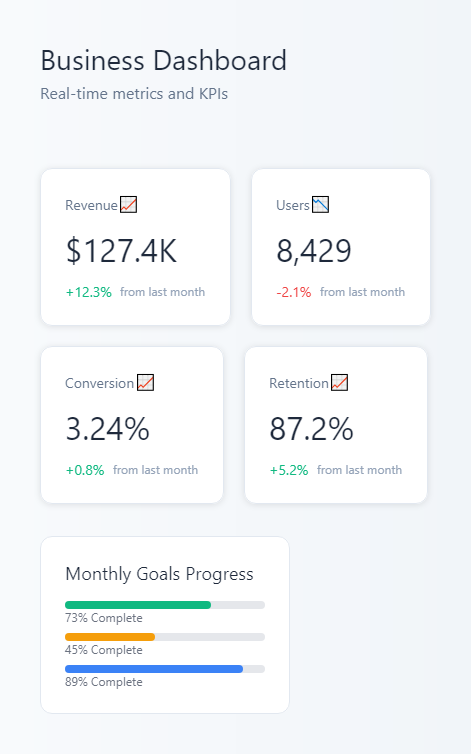

This figure's Python source:
"""
PicTex Example: Business Dashboard Metrics Card
Perfect for: KPI dashboards, business reports, analytics visualization
"""

from pictex import *

# Metric data
METRICS = [
    {"title": "Revenue", "value": "$127.4K", "change": "+12.3%", "trend": "up"},
    {"title": "Users", "value": "8,429", "change": "-2.1%", "trend": "down"},
    {"title": "Conversion", "value": "3.24%", "change": "+0.8%", "trend": "up"},
    {"title": "Retention", "value": "87.2%", "change": "+5.2%", "trend": "up"},
]

def create_metric_card(title: str, value: str, change: str, trend: str) -> Column:
    """Creates a modern metric card with trend indicator"""
    
    # Trend icon and color
    trend_icon = "📈" if trend == "up" else "📉"
    trend_color = "#10B981" if trend == "up" else "#EF4444"
    
    # Header with title and trend icon
    header = Row(
        Text(title).font_size(14).color("#64748B").font_weight(500),
        Text(trend_icon).font_size(16)
    ).horizontal_distribution("space-between").vertical_align("center")
    
    # Main value
    main_value = Text(value).font_size(32).font_weight(700).color("#1E293B").margin(8, 0)
    
    # Change indicator
    change_text = Text(change).font_size(14).color(trend_color).font_weight(600)
    change_label = Text("from last month").font_size(12).color("#94A3B8")
    change_row = Row(change_text, change_label).gap(8).vertical_align("center")
    
    # Card container
    card = (
        Column(header, main_value, change_row)
        .padding(24)
        .background_color("white")
        .border_radius(12)
        .border(1, "#E2E8F0")
        .box_shadows(Shadow(offset=(0, 1), blur_radius=3, color="#0000001A"))
        .gap(4)
    )
    
    return card

def create_progress_bar(percentage: float, color: str = "#3B82F6") -> Column:
    """Creates a progress bar visualization"""
    bar_width = 200
    fill_width = int(bar_width * percentage / 100)
    
    # Progress bar background
    bg_bar = Row().size(bar_width, 8).background_color("#E5E7EB").border_radius(4)
    
    # Progress fill
    fill_bar = Row().size(fill_width, 8).background_color(color).border_radius(4)
    
    # Progress text
    progress_text = Text(f"{percentage}% Complete").font_size(12).color("#6B7280")
    
    return Column(
        Row(bg_bar, fill_bar.position(0, 0)),  # Layered bars
        progress_text
    )

# Create metric cards
metric_cards = []
for i, metric in enumerate(METRICS):
    card = create_metric_card(**metric)
    metric_cards.append(card)

# Grid layout (2x2)
row1 = Row(metric_cards[0], metric_cards[1]).gap(20)
row2 = Row(metric_cards[2], metric_cards[3]).gap(20)

# Add progress section
progress_section = Column(
    Text("Monthly Goals Progress").font_size(18).font_weight(600).color("#1E293B").margin(0, 0, 16, 0),
    Column(
        create_progress_bar(73, "#10B981"),
        create_progress_bar(45, "#F59E0B"),
        create_progress_bar(89, "#3B82F6"),
    ).gap(8)
).padding(24).background_color("white").border_radius(12).border(1, "#E2E8F0")

# Dashboard title
dashboard_title = Column(
    Text("Business Dashboard").font_size(28).font_weight(700).color("#1E293B"),
    Text("Real-time metrics and KPIs").font_size(16).color("#64748B")
).gap(4).margin(0, 0, 32, 0)

# Complete dashboard
dashboard = Column(
    dashboard_title,
    Column(row1, row2).gap(20),
    progress_section
).gap(32)

# Canvas with subtle background
canvas = (
    Canvas()
    .font_family("Inter")
    .background_color(LinearGradient(["#F8FAFC", "#F1F5F9"]))
    .padding(40)
)

canvas.render(dashboard).save("dashboard_metrics.png")